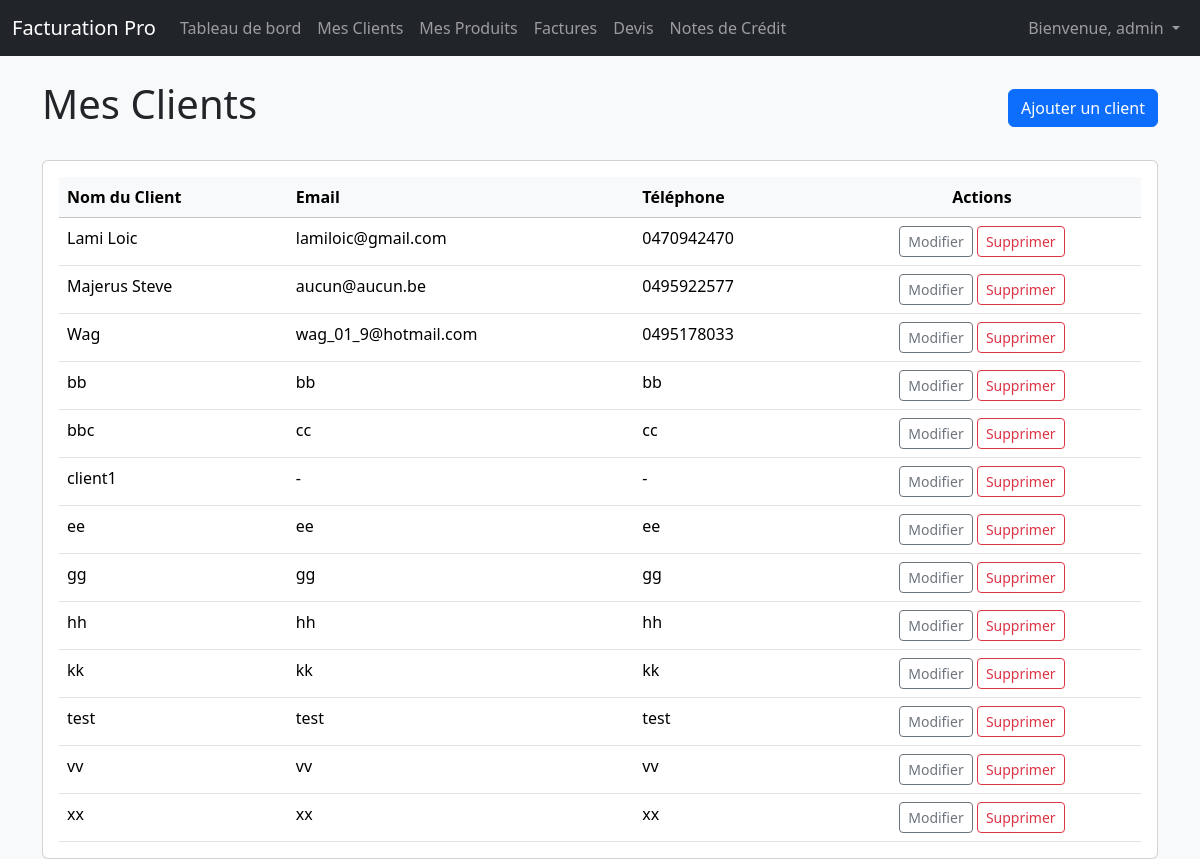
Screenshot of /clients/ (signed in) with the database file from the repository.
### clients/models.py (models this page shows, shortened)
class Client(models.Model):
    user = models.ForeignKey(User, on_delete=models.CASCADE, related_name='clients') # <-- CHAMP AJOUTÉ
    nom = models.CharField(max_length=200, help_text="Nom complet ou raison sociale du client") # unique=True enlevé ici
    email = models.EmailField(max_length=254, blank=True, null=True, help_text="Adresse email du client")
    telephone = models.CharField(max_length=20, blank=True, null=True, help_text="Numéro de téléphone du client")
    adresse_ligne1 = models.CharField(max_length=255, help_text="Rue et numéro")
    adresse_ligne2 = models.CharField(max_length=255, blank=True, null=True, help_text="Ligne d'adresse supplémentaire (appartement, etc.)")
    code_postal = models.CharField(max_length=10)
    ville = models.CharField(max_length=100)
    pays = models.CharField(max_length=100, default="Belgique")
    numero_tva = models.CharField(max_length=50, blank=True, null=True, help_text="Numéro de TVA (si applicable)")
    date_creation = models.DateTimeField(auto_now_add=True)
    date_mise_a_jour = models.DateTimeField(auto_now=True)
    class Meta:
        ordering = ['nom']
        unique_together = ('user', 'nom') # <-- Nom du client unique PAR utilisateur

### clients/views.py (the view)
# urls.py: path('', views.client_list, name='client_list'),
@login_required
def client_list(request):
    clients = Client.objects.filter(user=request.user).order_by('nom')
    context = {
        'clients_list': clients,
        'page_title': 'Mes Clients'
    }
    return render(request, 'clients/client_list.html', context)

### clients/templates/clients/client_list.html (shortened to what this page needs)
{% extends 'base.html' %}
{% block content %}
    <div class="d-flex justify-content-between align-items-center mb-4">
        <h1>{{ page_title }}</h1>
        <div>
            <a href="{% url 'clients:client_create' %}" class="btn btn-primary">Ajouter un client</a>
        </div>
    </div>
    {% if clients_list %}
        <div class="card">
            <div class="card-body">
                <div class="table-responsive">
                    <table class="table table-hover mb-0">
                        <thead class="table-light">
                            <tr>
                                <th>Nom du Client</th>
                                <th>Email</th>
                                <th>Téléphone</th>
                                <th class="text-center">Actions</th>
                            </tr>
                        </thead>
                        <tbody>
                            {% for client in clients_list %}
                                <tr>
                                    <td>{{ client.nom }}</td>
                                    <td>{{ client.email|default:"-" }}</td>
                                    <td>{{ client.telephone|default:"-" }}</td>
                                    <td class="text-center">
                                        <a href="{% url 'clients:client_update' client.id %}" class="btn btn-sm btn-outline-secondary">Modifier</a>
                                        <a href="{% url 'clients:client_delete' client.id %}" class="btn btn-sm btn-outline-danger">Supprimer</a>
                                    </td>
                                </tr>
                            {% endfor %}
                        </tbody>
                    </table>
                </div>
            </div>
        </div>
    {% else %}
        <div class="alert alert-info" role="alert">
            Vous n'avez pas encore de client. <a href="#" class="alert-link">Commencez par en ajouter un !</a>
        </div>
    {% endif %}
{% endblock %}

### templates/base.html (shortened to what this page needs)
<!DOCTYPE html>
<html lang="fr">
<head>
    <link href="https://cdn.jsdelivr.net/npm/bootstrap@5.3.3/dist/css/bootstrap.min.css" rel="stylesheet">
    <link href="https://cdn.jsdelivr.net/npm/tom-select@2.3.1/dist/css/tom-select.bootstrap5.css" rel="stylesheet">
</head>
<body>
    <nav class="navbar navbar-expand-lg navbar-dark bg-dark fixed-top">
        <div class="container-fluid">
            <a class="navbar-brand" href="{% url 'core:dashboard' %}">Facturation Pro</a>
            <div class="collapse navbar-collapse" id="navbarNav">
                <ul class="navbar-nav me-auto mb-2 mb-lg-0">
                    <li class="nav-item">
                        <a class="nav-link" href="{% url 'core:dashboard' %}">Tableau de bord</a>
                    </li>
                    <li class="nav-item">
                        <a class="nav-link" href="{% url 'clients:client_list' %}">Mes Clients</a>
                    </li>
                    <li class="nav-item">
                        <a class="nav-link" href="{% url 'products:product_list' %}">Mes Produits</a>
                    </li>
                    <li class="nav-item">
                        <a class="nav-link" href="{% url 'documents:invoice_list' %}">Factures</a>
                    </li>
                    <li class="nav-item">
                        <a class="nav-link" href="{% url 'documents:quote_list' %}">Devis</a>
                    </li>
                    <li class="nav-item">
                        <a class="nav-link" href="{% url 'documents:credit_note_list' %}">Notes de Crédit</a>
                    </li>
                </ul>
                <ul class="navbar-nav">
                    {% if user.is_authenticated %}
                        <li class="nav-item dropdown">
                            <a class="nav-link dropdown-toggle" href="#" id="navbarDropdown" role="button" data-bs-toggle="dropdown" aria-expanded="false">
                                Bienvenue, {{ user.username }}
                            </a>
                        </li>
                    {% else %}
                        <li class="nav-item">
                            <a class="nav-link" href="{% url 'login' %}">Se connecter</a>
                        </li>
                    {% endif %}
                </ul>
            </div>
        </div>
    </nav>
    <main class="container mt-4">
        {% block content %}
            {% endblock %}
    </main>
</body>
</html>

### templates/base.html (style rules this page uses)
body { padding-top: 56px; background-color: #f8f9fa; }

### rows the page displays
Client: nom "Lami Loic", email "lamiloic@gmail.com", telephone "0470942470"
Client: nom "Majerus Steve", email "aucun@aucun.be", telephone "0495922577"
Client: nom "Wag", email "wag_01_9@hotmail.com", telephone "0495178033"
Client: nom "bb", email "bb", telephone "bb"
Client: nom "bbc", email "cc", telephone "cc"
Client: nom "client1", email "-", telephone "-"
Client: nom "ee", email "ee", telephone "ee"
Client: nom "gg", email "gg", telephone "gg"
Client: nom "hh", email "hh", telephone "hh"
Client: nom "kk", email "kk", telephone "kk"
Client: nom "test", email "test", telephone "test"
Client: nom "vv", email "vv", telephone "vv"
Client: nom "xx", email "xx", telephone "xx"

### other values shown
{{ user.username }} "admin"
{{ page_title }} "Mes Clients"
